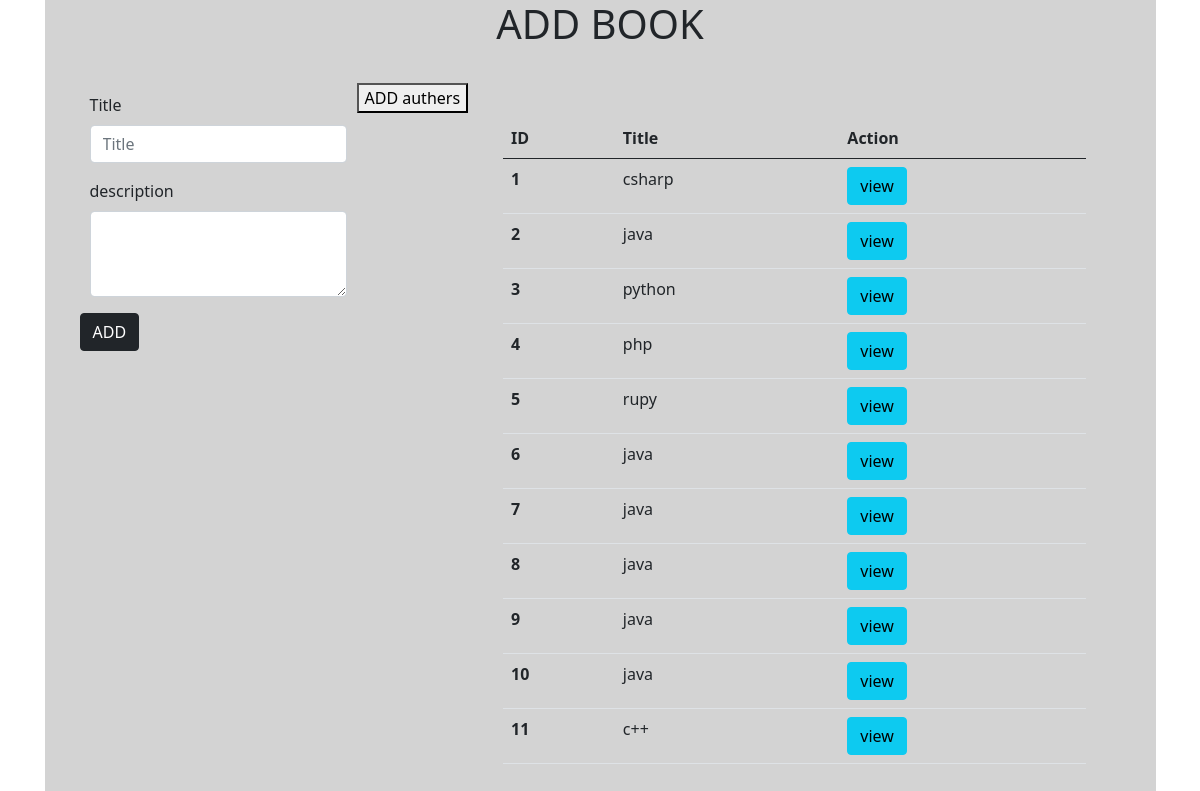
The page / on the database its author committed.
### books_authors_app/models.py (models this page shows)
class Book(models.Model):
    title=models.CharField(max_length=255)
    desc=models.TextField()
    create_at=models.DateTimeField(auto_now_add=True)
    update_at=models.DateTimeField(auto_now=True)

### books_authors_app/views.py (the view)
# urls.py: path('', views.fun),
def fun(request):
    all_book = Book.objects.all()
    context = {
        'all_book': all_book,
    }
    return render(request, "index.html", context)

### books_authors_app/templates/index.html (shortened to what this page needs)
<!DOCTYPE html>
<html lang="en">
<head>
    {% load static %}
    <link href="https://cdn.jsdelivr.net/npm/bootstrap@5.0.1/dist/css/bootstrap.min.css" rel="stylesheet"
>
    <link rel="stylesheet" href="{% static 'css/c.css' %}">
</head>
<body>
    <main style="width: 1111px; height: auto; margin: 0 auto ; background-color: lightgray ;">
        <h1 style="text-align: center;">ADD BOOK</h1>
        <Header style="width: auto; height: auto ;margin: 35px;  display: flex;">
            <form action="Add-Book" method="POST" >
                <div class="mb-3" style="margin: 10px;">
                    <label for="title" class="form-label">Title</label>
                    <input type="text" name="title" class="form-control" id="title" placeholder="Title">
                </div>
                <div class="mb-3" style="margin: 10px">
                    <label for="desc" class="form-label">description</label>
                    <textarea class="form-control" name="desc" id="desc" rows="3"></textarea>
                </div>
                <button type="submit" class="btn btn-dark">ADD</button>
            </form>
            <form action="authers"><button type="submit">ADD authers</button></form>
            <table class="table" style="width: 400px; height: 300px; margin: 35px; flex: 1;">
                <thead>
                  <tr>
                    <th scope="col">ID</th>
                    <th scope="col">Title</th>
                    <th scope="col">Action</th>
                  </tr>
                </thead>
                <tbody>
                {%for i in all_book%}
                  <tr>
                    <th scope="row">{{i.id}}</th>
                    <td>{{i.title}}</td>
                    <td><form action="viewbook" method="POST">
                        <button type="submit" class="btn btn-info">view</button> </form></td>
                    {%endfor%}
                </tbody>
              </table>
        </Header>
    </main>
</body>
</html>

### books_authors_app/static/css/c.css (style rules this page uses)
main { width: 1000px; height: 800px; margin: 0 auto; background-color: lightgrey; }

### rows shown on the page
Book: id "1", title "csharp"
Book: id "2", title "java"
Book: id "3", title "python"
Book: id "4", title "php"
Book: id "5", title "rupy"
Book: id "6", title "java"
Book: id "7", title "java"
Book: id "8", title "java"
Book: id "9", title "java"
Book: id "10", title "java"
Book: id "11", title "c++"
